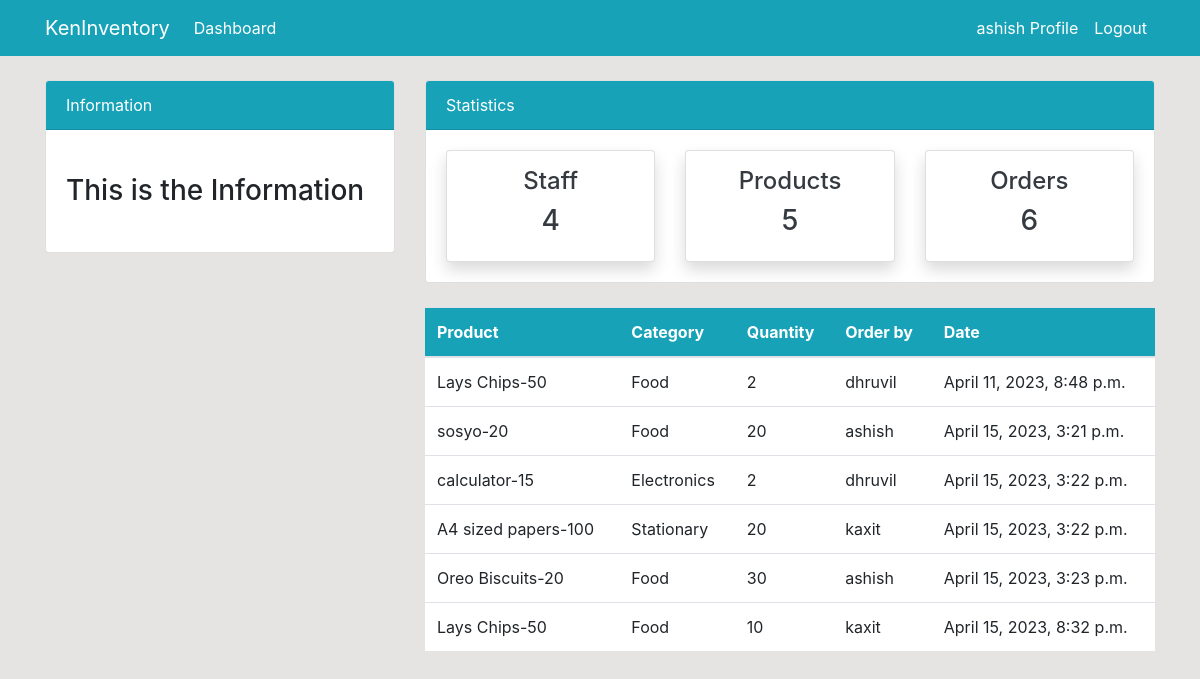
Page /order/ (signed in) on the committed database.
### dashboard/models.py (models this page shows, shortened)
class Order(models.Model):
    product = models.ForeignKey(Product , on_delete=models.CASCADE , null=True)
    staff = models.ForeignKey(User , models.CASCADE , null=True)
    order_quantity = models.PositiveBigIntegerField(null=True)
    date = models.DateTimeField(auto_now_add= True)
    class Meta:
        verbose_name_plural = 'Order'

class Product(models.Model):
    name = models.CharField(max_length=100 , null = True)
    category = models.CharField(max_length=20 , choices= CATEGORY , null = True)
    quantity = models.PositiveBigIntegerField(null = True)
    class Meta:
        verbose_name_plural = 'Product'
    def __str__(self):
        return f'{self.name}-{self.quantity}'

### dashboard/views.py (the view)
# urls.py: path('order/', views.order, name='dashboard-order'),
@login_required(login_url='user-login')
def order(request):
    orders = Order.objects.all()
    orders_count = orders.count()
    workers_count = User.objects.all().count()
    products_count= Product.objects.all().count()
    context = {
        'orders' : orders,
        'workers_count':workers_count,
        'orders_count':orders_count,
        'products_count':products_count,
    }
    return render(request, 'dashboard/order.html', context)

### templates/dashboard/order.html (shortened to what this page needs)
{% extends 'partials/base.html' %}
{% block content %}
{% include 'partials/topnav.html' %}
 <div class="container">
    <div class="row my-4">
        <div class="col-md-4">
        </div>
        <div class="col-md-8">
            <table class="table bg-white">
                <thead class="bg-info">
                    <tr class="text-white">
                        <th scope="col">Product</th>
                        <th scope="col">Category</th>
                        <th scope="col">Quantity</th>
                        <th scope="col">Order by</th>
                        <th scope="col">Date</th>
                    </tr>
                </thead>
                <tbody>
                    {% for orders in orders%}
                    <tr>
                        <td>{{orders.product}}</td>
                        <td>{{orders.product.category}}</td>
                        <td>{{orders.order_quantity}}</td>
                        <td>{{orders.staff.username}}</td>
                        <td>{{orders.date}}</td>
                    </tr>
                    {% endfor %}
                </tbody>
            </table>
        </div>
    </div>
</div>
{% endblock %}

### templates/partials/nav.html (shortened to what this page needs)
<nav class="navbar navbar-expand-lg navbar-info bg-info">
    <div class="container">
        {% if user.is_authenticated %}
        <a class="navbar-brand text-white" href="index.html">KenInventory</a>
        <div class="collapse navbar-collapse" id="navbarSupportedContent">
            <ul class="navbar-nav mr-auto">
                <li class="nav-item active">
                    <a class="nav-link text-white" href="{% url 'dashboard-index'%}">Dashboard </a>
                </li>
            </ul>
            <ul class="navbar-nav ml-auto">
                <li class="nav-item active">
                    <a class="nav-link text-white" href="{% url 'user-profile'%}"> {{ user.username }} Profile </a>
                </li>
                <li class="nav-item">
                    <a class="nav-link text-white" href="{%  url 'user-logout' %}">Logout</a>
                </li>
            {% endif %}
        </div>
    </div>
</nav>

### static/style.css (style rules this page uses)
body { background: rgb(230, 227, 227); }

### rows in the picture
Order: product "Lays Chips-50", product.category "Food", order_quantity "2", staff.username "dhruvil", date "April 11, 2023, 8:48 p.m."
Order: product "sosyo-20", product.category "Food", order_quantity "20", staff.username "ashish", date "April 15, 2023, 3:21 p.m."
Order: product "calculator-15", product.category "Electronics", order_quantity "2", staff.username "dhruvil", date "April 15, 2023, 3:22 p.m."
Order: product "A4 sized papers-100", product.category "Stationary", order_quantity "20", staff.username "kaxit", date "April 15, 2023, 3:22 p.m."
Order: product "Oreo Biscuits-20", product.category "Food", order_quantity "30", staff.username "ashish", date "April 15, 2023, 3:23 p.m."
Order: product "Lays Chips-50", product.category "Food", order_quantity "10", staff.username "kaxit", date "April 15, 2023, 8:32 p.m."

### other values in the picture
{{ user.username }} "ashish"
{{ workers_count }} "4"
{{ products_count }} "5"
{{ orders_count }} "6"
